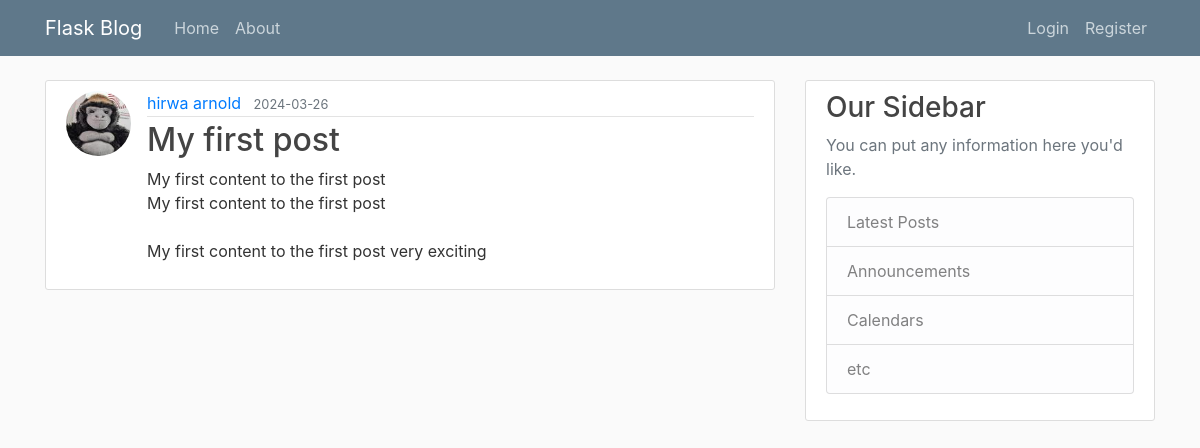
Page /home on the earlier database version.
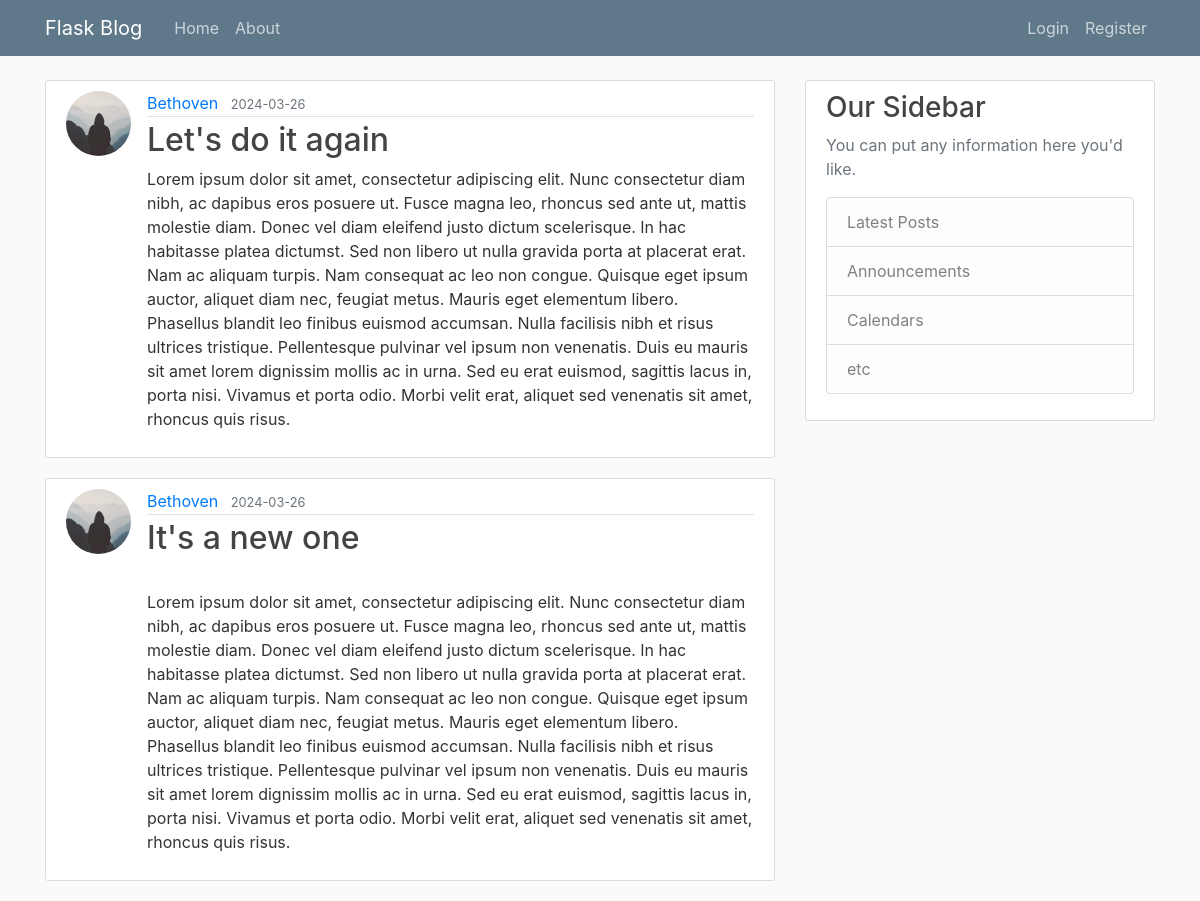
Same page on the later database version.
### flaskblog/models.py (models this page shows, shortened)
class Post(db.Model):
    id = db.Column(db.Integer, primary_key=True)
    title = db.Column(db.String(100), nullable=False)
    date_posted = db.Column(db.DateTime, nullable=False, default=datetime.utcnow)
    content = db.Column(db.Text, nullable=False)
    user_id = db.Column(db.Integer, db.ForeignKey('user.id'), nullable=False)

class User(db.Model, UserMixin):
    id = db.Column(db.Integer, primary_key=True)
    username = db.Column(db.String(20), unique=True, nullable=False)
    email = db.Column(db.String(120), unique=True, nullable=False)
    image_file = db.Column(db.String(20), nullable=False, default='default.jpg')
    password = db.Column(db.String(60), nullable=False)
    posts = db.relationship('Post', backref='author', lazy=True)

### flaskblog/routes.py (the view)
@app.route("/")
@app.route("/home")
def home():
    page = request.args.get('page', 1, type=int)
    posts = Post.query.order_by(Post.date_posted.desc()).paginate(per_page=2, page=page)
    return render_template('home.html', posts=posts)

### flaskblog/templates/home.html
{% extends "layout.html" %}
{% block content %}
    {% for post in posts %}
        <article class="media content-section">
          <img class="rounded-circle article-img" src="{{ url_for('static', filename='profile_pics/' + post.author.image_file) }}">
          <div class="media-body">
            <div class="article-metadata">
              <a class="mr-2" href="#">{{ post.author.username }}</a>
              <small class="text-muted">{{ post.date_posted.strftime("%Y-%m-%d") }}</small>
            </div>
            <h2><a class="article-title" href="{{ url_for('post', post_id=post.id) }}">{{ post.title }}</a></h2>
            <p class="article-content">{{ post.content }}</p>
          </div>
        </article>
    {% endfor %}
{% endblock content %}

### flaskblog/templates/layout.html (shortened to what this page needs)
<!DOCTYPE html>
<html>
<head>
    <link rel="stylesheet" href="https://maxcdn.bootstrapcdn.com/bootstrap/4.0.0/css/bootstrap.min.css">
    <link rel="stylesheet" type="text/css" href="{{ url_for('static', filename='main.css') }}">
</head>
<body>
    <header class="site-header">
      <nav class="navbar navbar-expand-md navbar-dark bg-steel fixed-top">
        <div class="container">
          <a class="navbar-brand mr-4" href="/">Flask Blog</a>
          <div class="collapse navbar-collapse" id="navbarToggle">
            <div class="navbar-nav mr-auto">
              <a class="nav-item nav-link" href="{{ url_for('home') }}">Home</a>
              <a class="nav-item nav-link" href="{{ url_for('about') }}">About</a>
            </div>
            <div class="navbar-nav">
              {% if current_user.is_authenticated %}
                <a class="nav-item nav-link" href="{{ url_for('new_post') }}">New Post</a>
                <a class="nav-item nav-link" href="{{ url_for('account') }}">Account</a>
                <a class="nav-item nav-link" href="{{ url_for('logout') }}">Logout</a>
              {% else %}
                <a class="nav-item nav-link" href="{{ url_for('login') }}">Login</a>
                <a class="nav-item nav-link" href="{{ url_for('register') }}">Register</a>
              {% endif %}
            </div>
          </div>
        </div>
      </nav>
    </header>
    <main role="main" class="container">
      <div class="row">
        <div class="col-md-8">
          {% block content %}{% endblock %}
        </div>
        <div class="col-md-4">
          <div class="content-section">
            <h3>Our Sidebar</h3>
            <p class='text-muted'>You can put any information here you'd like.
              <ul class="list-group">
                <li class="list-group-item list-group-item-light">Latest Posts</li>
                <li class="list-group-item list-group-item-light">Announcements</li>
                <li class="list-group-item list-group-item-light">Calendars</li>
                <li class="list-group-item list-group-item-light">etc</li>
              </ul>
            </p>
          </div>
        </div>
      </div>
    </main>
</body>
</html>

### flaskblog/static/main.css (style rules this page uses)
body { background: #fafafa; color: #333333; margin-top: 5rem; }
h1, h2, h3, h4, h5, h6 { color: #444444; }
.bg-steel { background-color: #5f788a; }
.site-header .navbar-nav .nav-link { color: #cbd5db; }
.content-section { background: #ffffff; padding: 10px 20px; border: 1px solid #dddddd; border-radius: 3px; margin-bottom: 20px; }
.article-title { color: #444444; }
.article-content { white-space: pre-line; }
.article-img { height: 65px; width: 65px; margin-right: 16px; }
.article-metadata { padding-bottom: 1px; margin-bottom: 4px; border-bottom: 1px solid #e3e3e3 }

Differences in the rows shown:
no longer on this page (row unchanged): Post: image_file (picture), author.username "hirwa arnold", date_posted "2024-03-26", title "My first post", content "My first content to the first post My first content to the first post My first content to the first post very exciting"
added Post: image_file (placeholder picture), author.username "Bethoven", date_posted "2024-03-26", title "Let's do it again", content "Lorem ipsum dolor sit amet, consectetur adipiscing elit. Nunc consectetur diam nibh, ac dapibus eros posuere ut. Fusce magna leo, rhoncus sed ante ut, mattis molestie diam. Donec vel diam eleifend justo dictum scelerisque. In hac habitasse platea dictumst. Sed non libero ut nulla gravida porta at placerat erat. Nam ac aliquam turpis. Nam consequat ac leo non congue. Quisque eget ipsum auctor, aliquet diam nec, feugiat metus. Mauris eget elementum libero. Phasellus blandit leo finibus euismod accumsan. Nulla facilisis nibh et risus ultrices tristique. Pellentesque pulvinar vel ipsum non venenatis. Duis eu mauris sit amet lorem dignissim mollis ac in urna. Sed eu erat euismod, sagittis lacus…"
added Post: image_file (placeholder picture), author.username "Bethoven", date_posted "2024-03-26", title "It's a new one", content "Lorem ipsum dolor sit amet, consectetur adipiscing elit. Nunc consectetur diam nibh, ac dapibus eros posuere ut. Fusce magna leo, rhoncus sed ante ut, mattis molestie diam. Donec vel diam eleifend justo dictum scelerisque. In hac habitasse platea dictumst. Sed non libero ut nulla gravida porta at placerat erat. Nam ac aliquam turpis. Nam consequat ac leo non congue. Quisque eget ipsum auctor, aliquet diam nec, feugiat metus. Mauris eget elementum libero. Phasellus blandit leo finibus euismod accumsan. Nulla facilisis nibh et risus ultrices tristique. Pellentesque pulvinar vel ipsum non venenatis. Duis eu mauris sit amet lorem dignissim mollis ac in urna. Sed eu erat euismod, sagittis lacus…"
